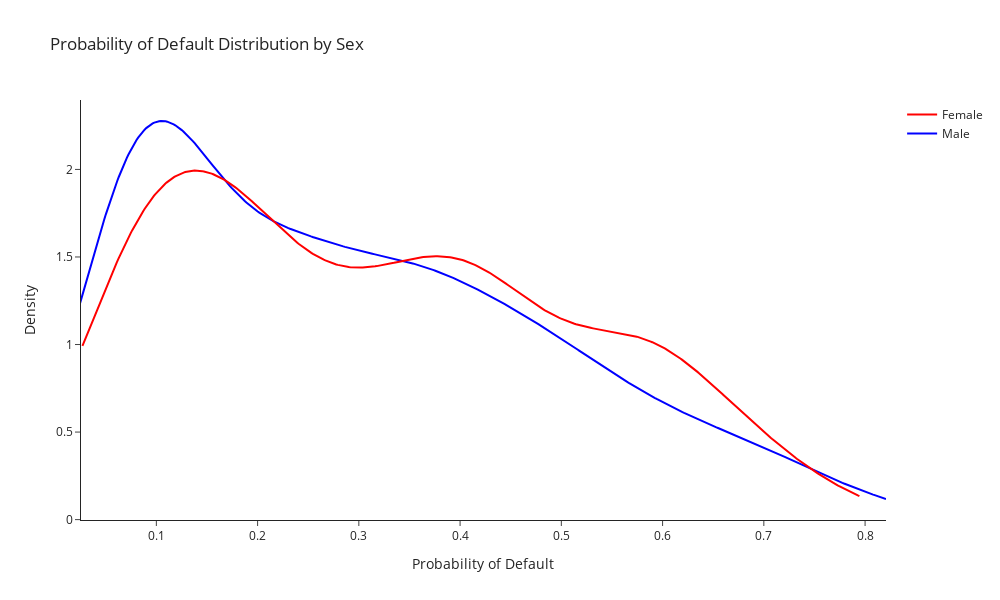

The notebook cell this image was saved under:
### Markdown cell above
### Predict Probability of Default

### Code cell
df_credit['Prob_default'] = model.predict_proba(X)[:, 1]
df_credit['Predicted_default'] = np.where(df_credit['Prob_default'] > optimal_threshold, 1, 0)
df_credit = df_credit.reset_index()
plot_pd_hist(df_credit)

### Figure 1 — Plotly figure (JSON) as saved in the notebook; plotly's stock layout.template omitted (floating-point values rounded to 4 significant figures; data arrays with more than 128 entries replaced by an {"elided": "..."} marker saying what was removed)
{"data": [{"legendgroup": "Male", "marker": {"color": "blue"}, "mode": "lines", "name": "Male", "showlegend": true, "type": "scatter", "x": {"elided": "500 float values"}, "xaxis": "x", "y": {"elided": "500 float values"}, "yaxis": "y"}, {"legendgroup": "Female", "marker": {"color": "red"}, "mode": "lines", "name": "Female", "showlegend": true, "type": "scatter", "x": {"elided": "500 float values"}, "xaxis": "x", "y": {"elided": "500 float values"}, "yaxis": "y"}], "layout": {"barmode": "overlay", "height": 600, "hovermode": "closest", "legend": {"traceorder": "reversed"}, "title": {"text": "Probability of Default Distribution by Sex"}, "width": 1000, "xaxis": {"anchor": "y2", "domain": [0, 1], "title": {"text": "Probability of Default"}, "zeroline": false}, "yaxis": {"anchor": "free", "domain": [0, 1], "position": 0, "title": {"text": "Density"}}}}
